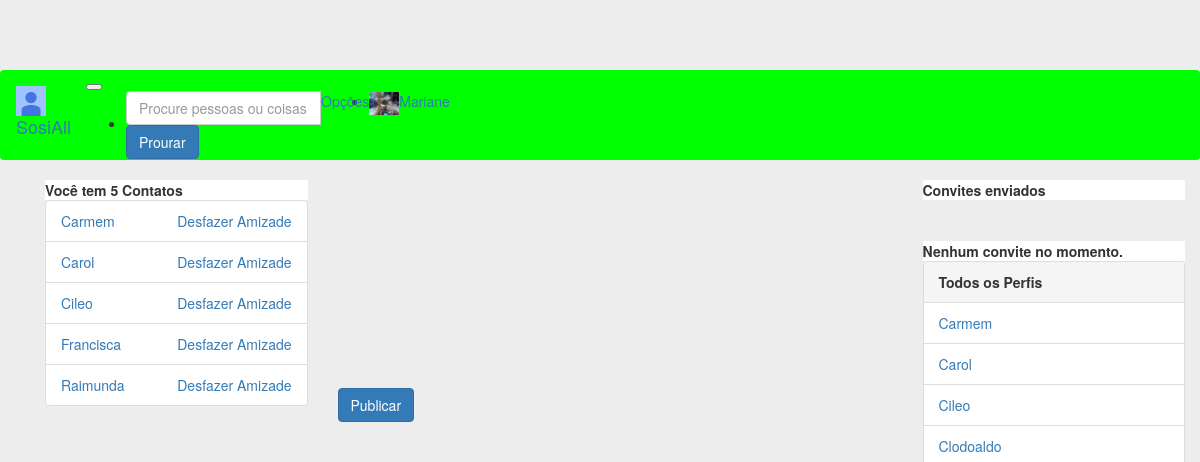
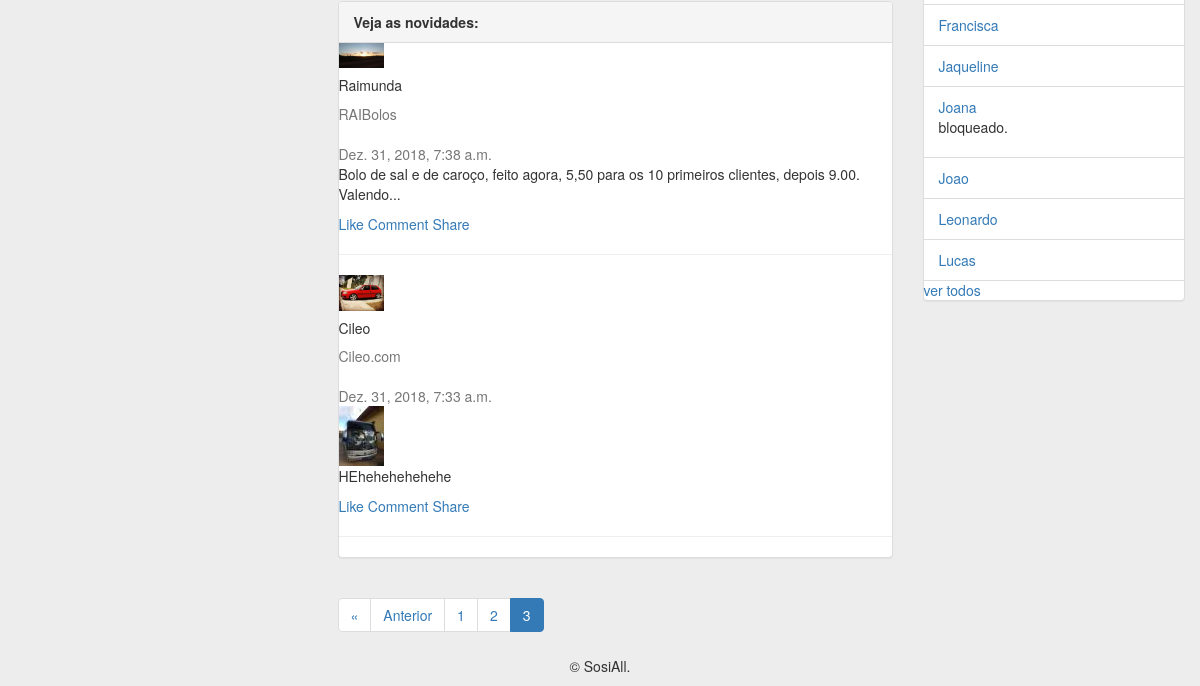
The page /?page=3 (signed in) on the database as committed earlier (2 pictures, top to bottom).
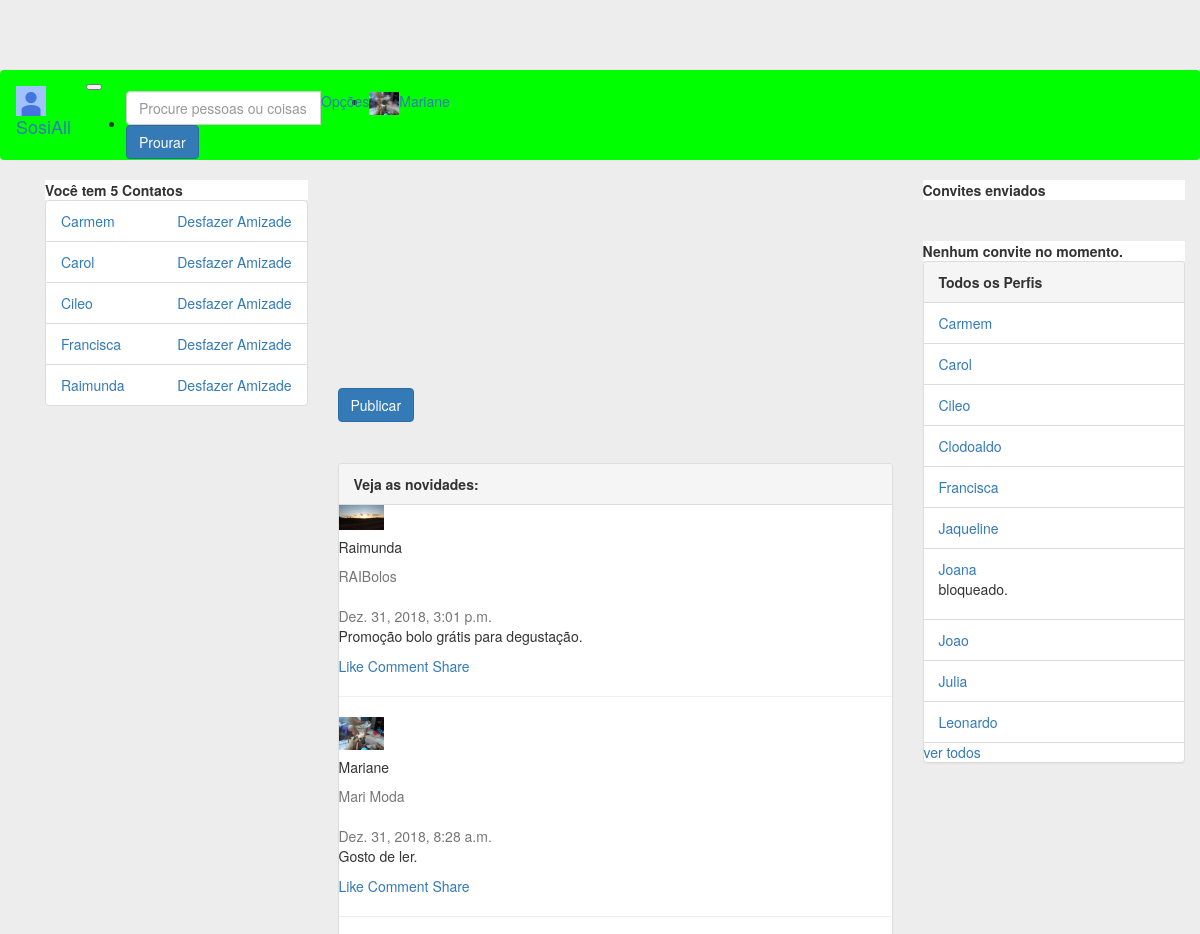
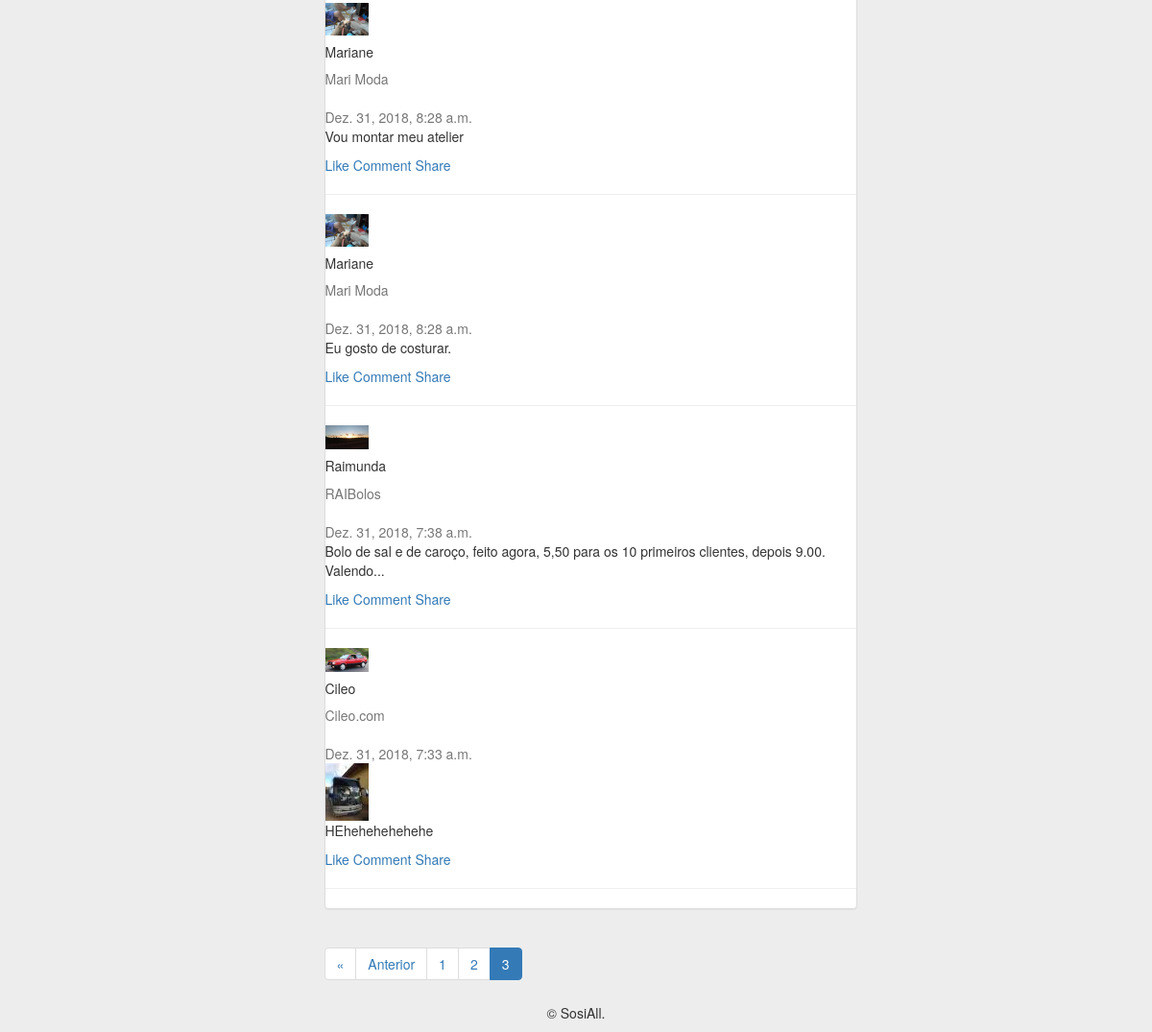
The same page on the database as committed later (2 pictures, top to bottom).
### perfis/models.py (models this page shows, shortened)
class Perfil(models.Model):
    nome = models.CharField(max_length=255, null=False)
    telefone = models.CharField(max_length=15, null=False)
    nome_empresa = models.CharField(max_length=255, null=False)
    contatos = models.ManyToManyField('Perfil')
    usuario = models.OneToOneField(User, related_name='perfil', on_delete=models.CASCADE)
    criado_em = models.DateTimeField(auto_now_add=True)
    atualizado_em = models.DateTimeField(auto_now=True)
    convidavel = models.BooleanField(blank=True, null=True)
    ativa = models.BooleanField(default=True)
    justificativa = models.TextField(null=True)
    bloqueado = models.BooleanField(default=False)
    error_mensage = models.CharField(max_length=512, null=True)
    foto = models.ImageField(blank=True, null=True, upload_to='media/')
    capa = models.ImageField(blank=True, null=True, upload_to='media/')
    class Meta:
        ordering = ('nome',)
    def __str__(self):
        return self.nome

### posts/models.py (models this page shows)
class Post(models.Model):
    user = models.ForeignKey(Perfil, related_name='postagens', on_delete=models.DO_NOTHING)
    postagem = models.CharField(max_length=255)
    created_at = models.DateTimeField(auto_now_add=True)
    init = models.BooleanField(default=False)
    def __str__(self):
        return self.postagem
    class Meta:
        ordering = ('-created_at',)

class Image(models.Model):
    post = models.ForeignKey(Post, related_name='imagens', on_delete=models.CASCADE)
    foto = models.ImageField(blank=True, null=True, upload_to='media/')

### perfis/views.py (the view)
# urls.py: path('', views.index, name='index'),
@login_required
def index(request):
    perfil_logado = get_perfil_logado(request)
    messages = Feedback.objects.filter(perfil=perfil_logado)
    feedbacks = []
    ITEMS_PER_PAGE = 10
    posts = getPosts(perfil_logado)
    paginator = Paginator(posts, ITEMS_PER_PAGE)
    page = request.GET.get('page',1)
    try:
        posts_page = paginator.get_page(page)
    except InvalidPage:
        posts_page = paginator.get_page(1)
    for msg in messages:
        feedbacks.append(msg.message)
        msg.delete()
    if perfil_logado.ativa == False or perfil_logado.bloqueado == True:
        return render(request,'perfis/transicao.html', {'perfil_logado': perfil_logado, 'messages':feedbacks})
    form = PostModelForm()
    if perfil_logado.usuario.is_superuser:
        return render(request, 'perfis/index.html', {'perfis': Perfil.objects.all()[:10],
         'perfil_logado': perfil_logado, 'form':form, 'posts':posts_page, 'messages':feedbacks})
    return render(request, 'perfis/index.html', {'perfis': Perfil.objects.filter(ativa=True, bloqueado=False),
        'perfil_logado': perfil_logado, 'form':form, 'posts':posts_page, 'messages':feedbacks})

### posts/forms.py
class PostModelForm(forms.ModelForm):
    class Meta:
        model = Post
        fields = ['postagem']
        widgets = {
            'postagem': forms.Textarea(attrs={'class': 'form-control', 'maxlength': 255, 'rows': '4', 'cols': '20'}),
        }

### perfis/views.py (called while the page is built)
def getPosts(perfil_logado):
    posts=[]
    for post in perfil_logado.postagens.all():
        posts.append(post)
    for perfil in perfil_logado.contatos.all():
        for post in perfil.postagens.all():
            posts.append(post)
    return boobleSort(posts)

def boobleSort(posts):
    for ind in range(len(posts)):
        for pos in range(len(posts)-1):
            if posts[ind].created_at > posts[pos].created_at:
                temp = posts[ind]
                posts[ind] = posts[pos]
                posts[pos] = temp
    return posts

def get_perfil_logado(request):
    return request.user.perfil

### perfis/templates/perfis/index.html (shortened to what the changed rows need)
{% extends 'perfis/base_b.html' %}
{% block body %}
        <div class="panel panel-default">
            <div class="panel-heading">
                <strong>Veja as novidades:</strong>
            </div>
            {% if posts %}
                {% for post in posts %}
                <div class="card gedf-card">
                    <div class="card-header">
                        <div class="d-flex justify-content-between align-items-center">
                            <div class="d-flex justify-content-between align-items-center">
                                <div class="mr-2">
                                    <img class="rounded-circle" width="45" src="{{post.user.foto}}" alt="">
                                </div>
                                <div class="ml-2">
                                    <div class="h5 m-0">{{post.user.nome}}</div>
                                    <div class="h7 text-muted">{{post.user.nome_empresa}}</div>
                                </div>
                            </div>
                            <div>
                                <div class="dropdown">
                                    <button class="btn btn-link dropdown-toggle" type="button" id="gedf-drop1" data-toggle="dropdown" aria-haspopup="true" aria-expanded="false">
                                    </button>
                                </div>
                            </div>
                        </div>
                    </div>
                    <div class="card-body">
                        <div class="text-muted h7 mb-2"> {{post.created_at}}</div>
                        <div class="card mb-3">
                            <div id="carouselExampleSlidesOnly" class="carousel slide" data-ride="carousel">
                              <ul class="carousel-indicators">
                                {% for i in post.imagens.all %}
                                <li data-target="#demo" data-slide-to="{{i.id}}" class="active"></li>
                                {% endfor %}
                            </ul>
                              <div class="carousel-inner">
                                {% for foto in  post.imagens.all%}
                                {% if foto == post.imagens.all.0 %}
                                <div class="carousel-item active">
                                  <img class="d-block w-100" src="{{foto.foto}}" alt="">
                                </div>
                                {% else %}
                                <div class="carousel-item">
                                  <img class="d-block w-100" src="{{foto.foto}}" alt="">
                                </div>
                                {% endif %}
                                {% endfor %}
                              </div>
                        </div>
                    </div>
                        <p class="card-text">
                            {{post}}
                        </p>
                    </div>
                    <div class="card-footer">
                        <a href="#" class="card-link"> Like</a>
                        <a href="#" class="card-link"> Comment</a>
                        <a href="#" class="card-link"> Share</a>
                    </div>
                </div>
                <hr>
                {% endfor %}
            {% else %}
                <p>Não há Posts Cadastrados!</p>
            {% endif %}
        </div>
        <nav aria-label="...">
          <ul class="pagination">
            {% for page in  posts.paginator.page_range %}
            <li class="page-item active">
              {% if posts.number == page %}
              <span class="page-link">{{posts.number}}<span class="sr-only">(current)</span></span>
              {% else %}
              <li class="page-item">
              <a class="page-link" href="?page={{ page }}">{{ page }}</a>
              {% endif %}
            </li>
            {% endfor %}
          </ul>
        </nav>
{% endblock %}

### perfis/templates/perfis/base_b.html (shortened to what the changed rows need)
<!DOCTYPE html>
{% load static %}
<html>
<head>
	<link rel="stylesheet" href="{% static 'bootstrap/css/bootstrap.min.css' %}">
    <link rel="stylesheet" href="{% static 'fontawesome/css/fontawesome-all.min.css' %}">
    <link rel="stylesheet" href="{% static 'styles/basic.css' %}">
</head>
<body>
	<div class="container">
    	<div class="container">
    		<div class="row">
    			<div class="col-md-3" id="nav">
    			{% if perfil_logado.bloqueado == False %}
    				<div class="card">
			            {% with total=perfil_logado.contatos.count %}
			                {% if total %}
			                    <ul class="list-group">
			                        {% for perfil in perfil_logado.contatos.all %}
			                            <li class="list-group-item">
			                                <a href="{% url 'exibir' perfil.id %}">
			                                    {{ perfil }}
			                                </a>
			                                <a class="pull-right" href="{% url 'desfazer' perfil.id %}" onclick="return confirm('Deseja mesmo  desfazer amizade com {{perfil.nome}}?')">
			                                    Desfazer Amizade
			                                </a>
			                            </li>
			                        {% endfor %}
			                    </ul>
			                {% else %}
			                    <div class="pcard-header">
			                        <strong>Você não tem contatos</strong>
			                    </div>
			                {% endif %}
			            {% endwith %}
			        </div>
    			{% endif %}
    			</div>
    			<div class="col-md-6">
    				{% block body %}
        			{% endblock %}
    			</div>
    			<div class="col-md-3" id="aside">
			        {% if perfil_logado.usuario.is_superuser %}
			        <div class="panel panel-default">
			            {% if perfis %}
			                <ul class="list-group">
			                {% for perfil in perfis %}
			                    <li class="list-group-item">
			                        <a href="{% url 'exibir' perfil.id %}">{{ perfil.nome }}</a>
			                        {% if perfil.bloqueado%}
			                            <p>bloqueado.</p>
			                        {% endif %}
			                    </li>
			                {% endfor %}
			            {% else %}
			                <p>Não há Perfis Cadastrados!</p>
			            {% endif %}
			            </ul>
			        </div>
    				{% endif %}
    			</div>
    		</div>
    	</div>
	</div>
</body>
</html>

Rows that differ between the two databases and show on the page:
no longer on this page (row edited): Perfil: nome "Lucas"
now on this page (row unchanged): Post: user.nome "Raimunda", user.nome_empresa "RAIBolos", created_at "Dez. 31, 2018, 3:01 p.m.", postagem "Promoção bolo grátis para degustação."
now on this page (row unchanged): Post: user.nome "Mariane", user.nome_empresa "Mari Moda", created_at "Dez. 31, 2018, 8:28 a.m.", postagem "Gosto de ler."
now on this page (row unchanged): Post: user.nome "Mariane", user.nome_empresa "Mari Moda", created_at "Dez. 31, 2018, 8:28 a.m.", postagem "Vou montar meu atelier"
now on this page (row unchanged): Post: user.nome "Mariane", user.nome_empresa "Mari Moda", created_at "Dez. 31, 2018, 8:28 a.m.", postagem "Eu gosto de costurar."
changed through a linked row, Post "Dez. 31, 2018, 7:33 a.m.": user.foto: a different picture
added Perfil: nome "Julia"
